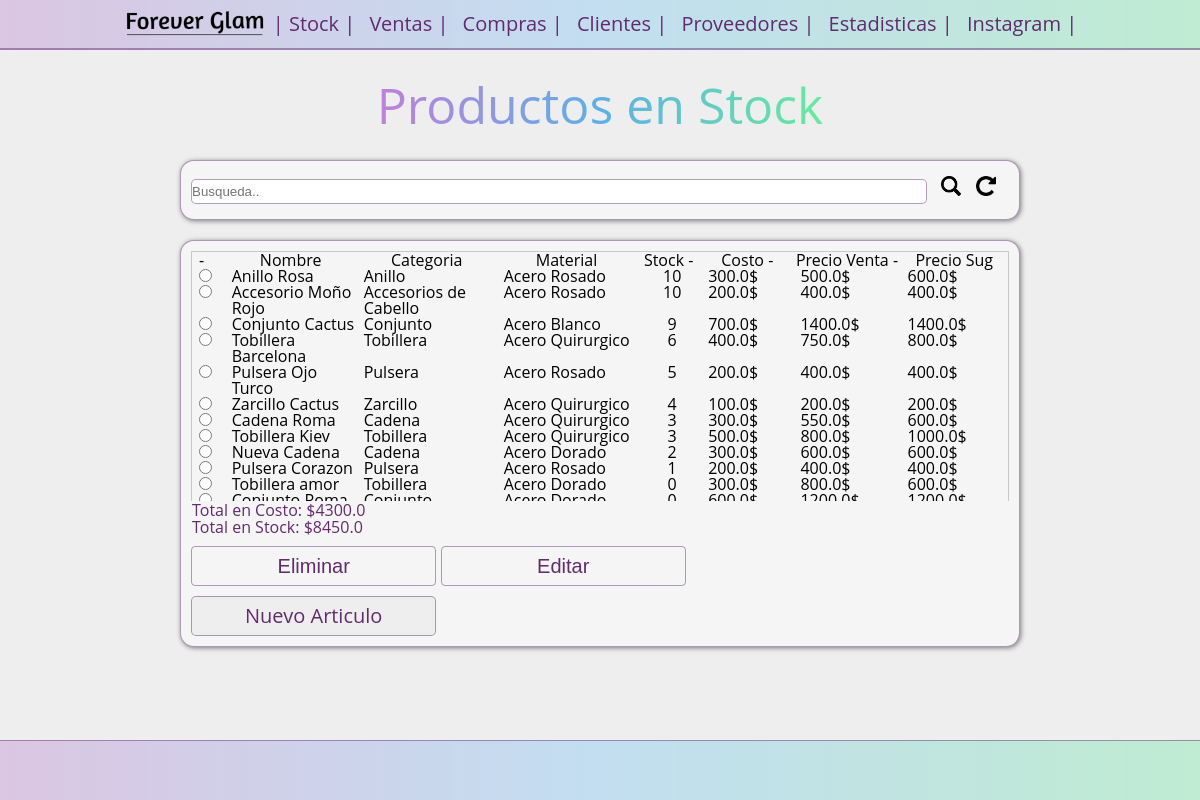
Before: /stock/ with the older database file.
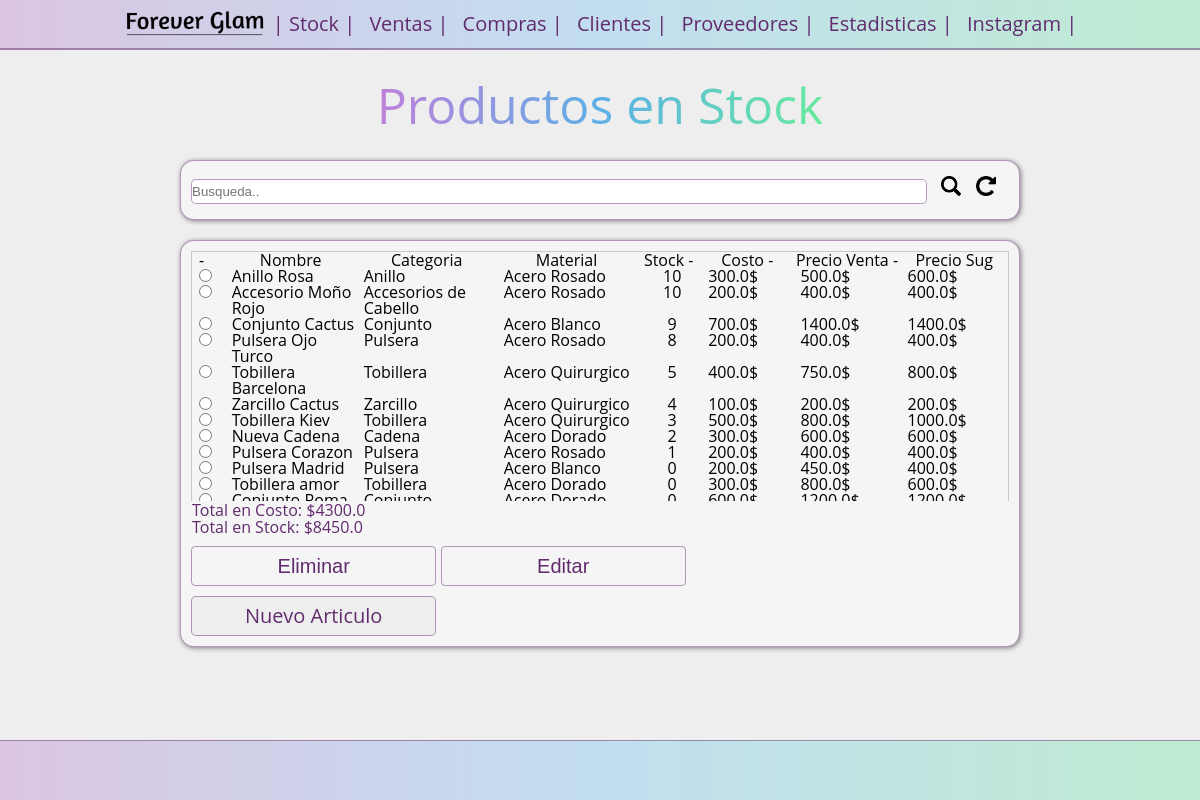
After: the same page with the newer database file.
### stock/models.py (models this page shows, shortened)
class Product(models.Model):
    name = models.CharField(max_length=200)
    category = models.CharField(max_length=50)
    material = models.CharField(max_length=50)
    price = models.FloatField(default=0)
    stock = models.IntegerField(default=0)
    sug_price = models.FloatField(default=price)
    sell_price = models.FloatField(default= sug_price)

### stock/views.py (the view)
# urls.py: path("",  views.index, name= "index"),
def index(request):
    product_list = Product.objects.all().order_by('-stock')
    total_sell_price = 0
    total_price = 0
    for i in product_list:
        total_sell_price += float(i.sell_price)
        total_price += float(i.price)
    return render(request, "stock/index.html",{
        'product_list' : product_list,
        'total_sell_price' : total_sell_price,
        'total_price' : total_price
    })

### stock/templates/stock/index.html (shortened to what this page needs)
{% extends 'stock/header.html' %}
{% block content %}
{% if product_list %}
{% load static %}
<body>
        <main>
            <h1 class="titulo">Productos en Stock</h1>
        <form action="{% url 'stock:search'%}" method = "get" class="search-form">
            <input  type="text"
                    id="search"
                    placeholder="Busqueda.."
                    name="search"
                    value="{{search.id}}"
                    class="search-field"
                    required
                    />
                <input type="image" id="search-button" src="{% static 'stock/images/search.png'  %}">
                <a href="{% url 'stock:index' %}" ><img src="{% static 'stock/images/refresh.png'  %}" alt=" agregar"class="refresh-button"></a>
        </form>
        <form action="{% url 'stock:update_or_delete'%}" method="post" class="main-form">
            <div class="table-container">
                <table class="main-table">
                    <tr>
                    <td >-</td>
                    <th id="nombre"><strong>Nombre </strong></th>
                    <th ><strong> Categoria </strong></th>
                    <th ><strong> Material </strong></th>
                    <th ><strong> Stock -</strong></th>
                    <th ><strong> Costo - </strong></th>
                    <th ><strong> Precio Venta - </strong></th>
                    <th ><strong> Precio Sug </strong></th>
                    </tr>
                    {% for choice in product_list  %}
                            <tr class="main-table__row">
                            <td><input
                                type="radio"
                                name="choice"
                                id="choice{{ forloop.counter }}"
                                value="{{choice.id}}"></td>
                            <label for="choice{{ forloop.counter }}">
                                <td>{{choice.name}}</td>
                                <td>{{choice.category}}</td>
                                <td>{{choice.material}}</td>
                                <td class="td-stock">{{choice.stock}}</td>
                                <td>{{choice.price}}$</td>
                                <td>{{choice.sell_price}}$ </td>
                                <td>{{choice.sug_price}}$</td>
                                </tr>
                    {% endfor %}
                </table>
            </div>
            <div class="totals_show">Total en Costo: ${{total_price}}</div>
            <div class="totals_show">Total en Stock: ${{total_sell_price}}</div>
            <input type="submit" name="action" value="Eliminar">
            <input type="submit" name="action" value="Editar">
            <a href="{% url 'stock:new'%}" class="button_grillo" >Nuevo Articulo</a>
        </form>
        </main>
{% else %}
    <p>No elements are available.</p>
{% endif %}
<footer>
</footer>
</body>
{% endblock %}

Changed rows visible on the page:
no longer on this page (row edited): Product: name "Cadena Roma", category "Cadena", material "Acero Quirurgico", stock "3", price "300.0", sell_price "550.0", sug_price "600.0"
changed Product "Pulsera Ojo Turco": stock "5" → "8"; moves up the list
changed Product "Tobillera Barcelona": stock "6" → "5"
now on this page (row edited): Product: name "Pulsera Madrid", category "Pulsera", material "Acero Blanco", stock "0", price "200.0", sell_price "450.0", sug_price "400.0"
